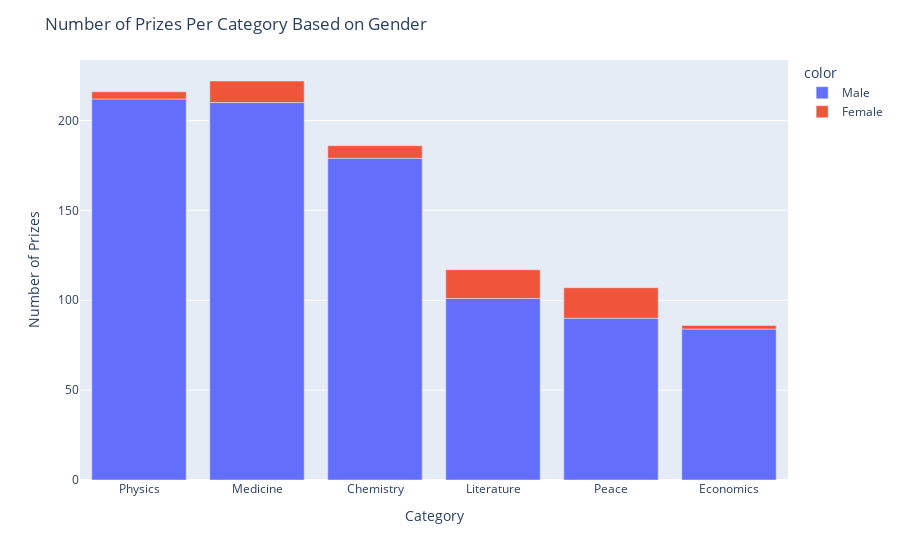

Source (notebook cell):
### Code cell
bar_fig_split = px.bar(x=gender_per_category.category, y=gender_per_category.prize, color=gender_per_category.sex)
bar_fig_split.update_layout(xaxis_title="Category", yaxis_title="Number of Prizes", title="Number of Prizes Per Category Based on Gender")
bar_fig_split.show()

### Figure 1 — Plotly figure (JSON) as saved in the notebook; plotly's stock layout.template omitted (floating-point values rounded to 4 significant figures)
{"data": [{"alignmentgroup": "True", "hovertemplate": "color=Male<br>x=%{x}<br>y=%{y}<extra></extra>", "legendgroup": "Male", "marker": {"color": "#636efa", "pattern": {"shape": ""}}, "name": "Male", "offsetgroup": "Male", "orientation": "v", "showlegend": true, "textposition": "auto", "type": "bar", "x": ["Physics", "Medicine", "Chemistry", "Literature", "Peace", "Economics"], "xaxis": "x", "y": [212, 210, 179, 101, 90, 84], "yaxis": "y"}, {"alignmentgroup": "True", "hovertemplate": "color=Female<br>x=%{x}<br>y=%{y}<extra></extra>", "legendgroup": "Female", "marker": {"color": "#EF553B", "pattern": {"shape": ""}}, "name": "Female", "offsetgroup": "Female", "orientation": "v", "showlegend": true, "textposition": "auto", "type": "bar", "x": ["Peace", "Literature", "Medicine", "Chemistry", "Physics", "Economics"], "xaxis": "x", "y": [17, 16, 12, 7, 4, 2], "yaxis": "y"}], "layout": {"barmode": "relative", "legend": {"title": {"text": "color"}, "tracegroupgap": 0}, "margin": {"t": 60}, "title": {"text": "Number of Prizes Per Category Based on Gender"}, "xaxis": {"anchor": "y", "domain": [0, 1], "title": {"text": "Category"}}, "yaxis": {"anchor": "x", "domain": [0, 1], "title": {"text": "Number of Prizes"}}}}
